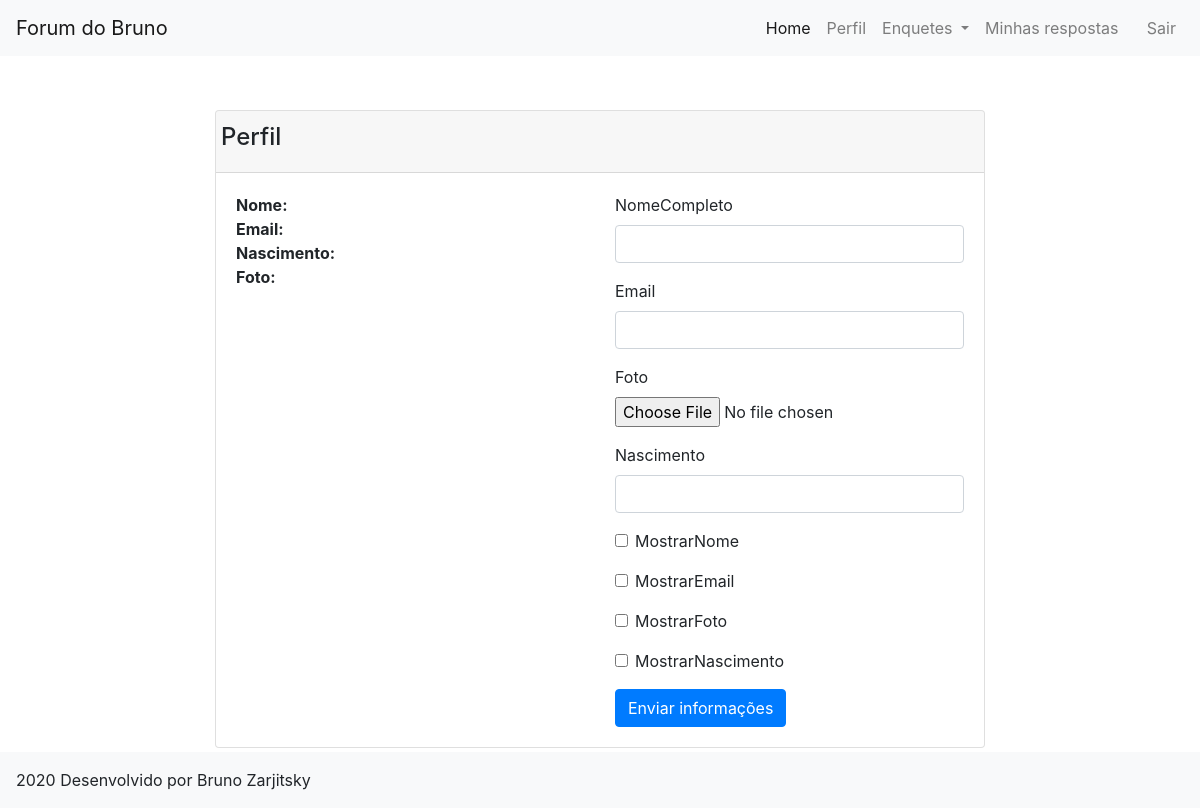
The page /preencherPerfil/ (signed in) on the database as committed earlier.
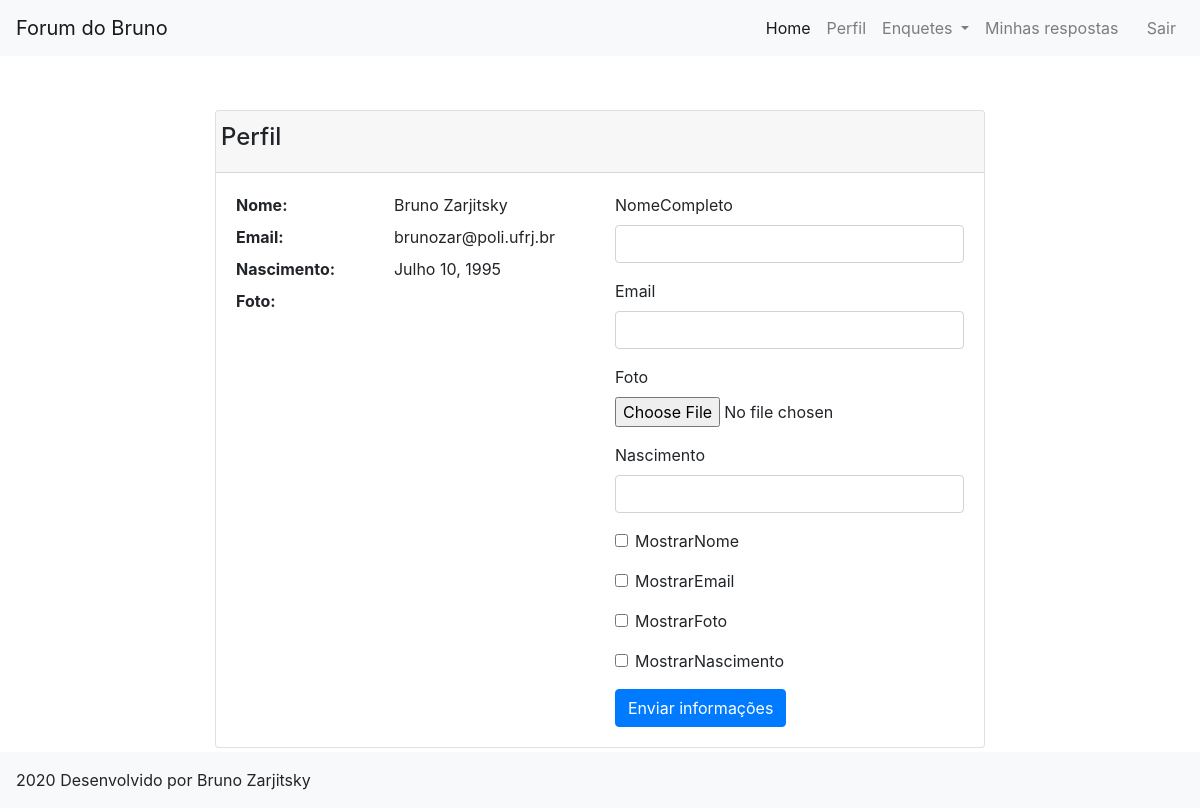
The same page on the database as committed later.
### siteForum/models.py (models this page shows, shortened)
class perfil(models.Model):
    usuario = models.ForeignKey(User, on_delete=models.CASCADE, default="", blank=True, null=True)
    nomeCompleto = models.CharField(max_length=100, blank=True, null=True)
    email = models.EmailField(blank=True, null=True)
    foto = models.FileField(blank=True, null=True)
    nascimento = models.DateField(blank=True, null=True)
    mostrarNome = models.BooleanField()
    mostrarEmail = models.BooleanField()
    mostrarFoto = models.BooleanField()
    mostrarNascimento = models.BooleanField()

### siteForum/views.py (the view)
# urls.py: path('preencherPerfil/', views.preencherPerfil, name = "preencherPerfil"),
@login_required
def preencherPerfil(request):
    if request.method == "POST":
        form = perfilForm(usuario = request.user, data = request.POST, files=request.FILES)
        if form.is_valid():
            form.save()
            return redirect("Index")
    else:
        form = perfilForm()
    meuPer = perfil.objects.filter(usuario = request.user).last()
    if meuPer != None:
        meuPerfil = {"usuario": meuPer.usuario, "nomeCompleto": meuPer.nomeCompleto, "email": meuPer.email, "foto": meuPer.foto,
                    "nascimento": meuPer.nascimento, "mostrarNome": meuPer.mostrarNome, "mostrarEmail": meuPer.mostrarEmail,
                    "mostrarFoto": meuPer.mostrarFoto, "mostrarNascimento": meuPer.mostrarNascimento,
                    "qtdEnquetes": len(enquete.objects.filter(dono = request.user)),
                    "qtdRespostas": len(resposta.objects.filter(dono = request.user)),}
    else:
            meuPerfil = {"usuario": request.user, "nomeCompleto": "", "email": "", "foto": "",
                    "nascimento": "", "mostrarNome": False, "mostrarEmail": False,
                    "mostrarFoto": False, "mostrarNascimento": False,
                    "qtdEnquetes": len(enquete.objects.filter(dono = request.user)),
                    "qtdRespostas": len(resposta.objects.filter(dono = request.user)),}
    return render(request, "preencherPerfil.html", {"background": "background"+str(randint(1,3))+".jpg",
                                                    "form": form, "meuPerfil": meuPerfil})

### siteForum/forms.py (shortened to what this page needs)
class perfilForm(forms.ModelForm):
    def __init__(self, **kwargs):
        self.usuario = kwargs.pop("usuario", None)
        super(perfilForm, self).__init__(**kwargs)
    class Meta:
        model = perfil
        exclude = ("usuario",)

### templates/preencherPerfil.html (shortened to what this page needs)
{% extends "base_page.html"%}
{% load static%}
{% load crispy_forms_tags %}
{% block content %}
<div class = "row justify-content-center">
    <div class = "col-md-2"></div>
    <div class = "col-md-8">
        <div class = "card">
            <div class = "card-header">
                <div class = "row">
                    <h4>Perfil</h4>
                </div>
            </div>
            <div class="card-body">
                <div class = "row">
                    <div class = "col-md-6">
                        <dl class = "row">
                            <dt class = "col-sm-5">Nome: </dt>
                            <dd class = "col-sm-7">{{meuPerfil.nomeCompleto}}</dd>
                            <dt class = "col-sm-5">Email: </dt>
                            <dd class = "col-sm-7">{{meuPerfil.email}}</dd>
                            <dt class = "col-sm-5">Nascimento: </dt>
                            <dd class = "col-sm-7">{{meuPerfil.nascimento}}</dd>
                            <dt class = "col-sm-5">Foto: </dt>
                        </dl>
                    </div>
                    <div class = "col-md-6">
                        <form action="" method="post" enctype="multipart/form-data">
                            {{form|crispy}}
                            <button type="submit" class="save btn btn-primary">Enviar informações</button>
                        </form>
                    </div>
                </div>
            </div>
        </div>
    </div>
    <div class = "col-md-2">
    </div>
</div>
{% endblock %}

Rows that differ between the two databases and show on the page:
added perfil: nomeCompleto "Bruno Zarjitsky", email "brunozar@poli.ufrj.br", nascimento "Julho 10, 1995"
